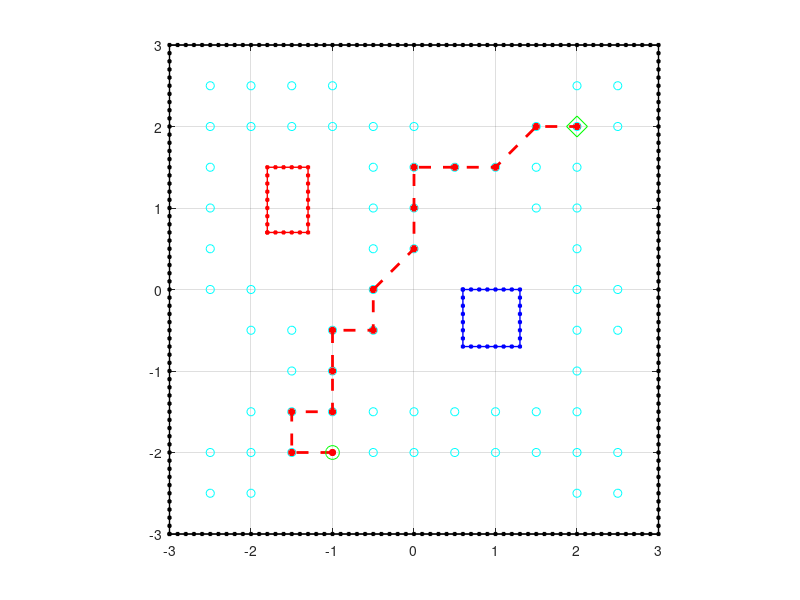

The MATLAB script that drew this image:
% To use:
% the output of running the program should give you the
% following arrays: enclosure, gvg, obs*, pos
% paste into this file and run in Matlab or equivalent

enclosure = [-3 -3;
-3 -2.9;
-3 -2.8;
-3 -2.7;
-3 -2.6;
-3 -2.5;
-3 -2.4;
-3 -2.3;
-3 -2.2;
-3 -2.1;
-3 -2;
-3 -1.9;
-3 -1.8;
-3 -1.7;
-3 -1.6;
-3 -1.5;
-3 -1.4;
-3 -1.3;
-3 -1.2;
-3 -1.1;
-3 -1;
-3 -0.9;
-3 -0.8;
-3 -0.7;
-3 -0.6;
-3 -0.5;
-3 -0.4;
-3 -0.3;
-3 -0.2;
-3 -0.1;
-3 0;
-3 0.1;
-3 0.2;
-3 0.3;
-3 0.4;
-3 0.5;
-3 0.6;
-3 0.7;
-3 0.8;
-3 0.9;
-3 1;
-3 1.1;
-3 1.2;
-3 1.3;
-3 1.4;
-3 1.5;
-3 1.6;
-3 1.7;
-3 1.8;
-3 1.9;
-3 2;
-3 2.1;
-3 2.2;
-3 2.3;
-3 2.4;
-3 2.5;
-3 2.6;
-3 2.7;
-3 2.8;
-3 2.9;
-3 3;
-2.9 3;
-2.8 3;
-2.7 3;
-2.6 3;
-2.5 3;
-2.4 3;
-2.3 3;
-2.2 3;
-2.1 3;
-2 3;
-1.9 3;
-1.8 3;
-1.7 3;
-1.6 3;
-1.5 3;
-1.4 3;
-1.3 3;
-1.2 3;
-1.1 3;
-1 3;
-0.9 3;
-0.8 3;
-0.7 3;
-0.6 3;
-0.5 3;
-0.4 3;
-0.3 3;
-0.2 3;
-0.1 3;
0 3;
0.1 3;
0.2 3;
0.3 3;
0.4 3;
0.5 3;
0.6 3;
0.7 3;
0.8 3;
0.9 3;
1 3;
1.1 3;
1.2 3;
1.3 3;
1.4 3;
1.5 3;
1.6 3;
1.7 3;
1.8 3;
1.9 3;
2 3;
2.1 3;
2.2 3;
2.3 3;
2.4 3;
2.5 3;
2.6 3;
2.7 3;
2.8 3;
2.9 3;
3 3;
3 2.9;
3 2.8;
3 2.7;
3 2.6;
3 2.5;
3 2.4;
3 2.3;
3 2.2;
3 2.1;
3 2;
3 1.9;
3 1.8;
3 1.7;
3 1.6;
3 1.5;
3 1.4;
3 1.3;
3 1.2;
3 1.1;
3 1;
3 0.9;
3 0.8;
3 0.7;
3 0.6;
3 0.5;
3 0.4;
3 0.3;
3 0.2;
3 0.1;
3 0;
3 -0.1;
3 -0.2;
3 -0.3;
3 -0.4;
3 -0.5;
3 -0.6;
3 -0.7;
3 -0.8;
3 -0.9;
3 -1;
3 -1.1;
3 -1.2;
3 -1.3;
3 -1.4;
3 -1.5;
3 -1.6;
3 -1.7;
3 -1.8;
3 -1.9;
3 -2;
3 -2.1;
3 -2.2;
3 -2.3;
3 -2.4;
3 -2.5;
3 -2.6;
3 -2.7;
3 -2.8;
3 -2.9;
3 -3;
2.9 -3;
2.8 -3;
2.7 -3;
2.6 -3;
2.5 -3;
2.4 -3;
2.3 -3;
2.2 -3;
2.1 -3;
2 -3;
1.9 -3;
1.8 -3;
1.7 -3;
1.6 -3;
1.5 -3;
1.4 -3;
1.3 -3;
1.2 -3;
1.1 -3;
1 -3;
0.9 -3;
0.8 -3;
0.7 -3;
0.6 -3;
0.5 -3;
0.4 -3;
0.3 -3;
0.2 -3;
0.1 -3;
0 -3;
-0.1 -3;
-0.2 -3;
-0.3 -3;
-0.4 -3;
-0.5 -3;
-0.6 -3;
-0.7 -3;
-0.8 -3;
-0.9 -3;
-1 -3;
-1.1 -3;
-1.2 -3;
-1.3 -3;
-1.4 -3;
-1.5 -3;
-1.6 -3;
-1.7 -3;
-1.8 -3;
-1.9 -3;
-2 -3;
-2.1 -3;
-2.2 -3;
-2.3 -3;
-2.4 -3;
-2.5 -3;
-2.6 -3;
-2.7 -3;
-2.8 -3;
-2.9 -3;
-3 -3];
obs0 = [-1.8 0.7;
-1.8 0.8;
-1.8 0.9;
-1.8 1;
-1.8 1.1;
-1.8 1.2;
-1.8 1.3;
-1.8 1.4;
-1.8 1.5;
-1.7 1.5;
-1.6 1.5;
-1.5 1.5;
-1.4 1.5;
-1.3 1.5;
-1.3 1.4;
-1.3 1.3;
-1.3 1.2;
-1.3 1.1;
-1.3 1;
-1.3 0.9;
-1.3 0.8;
-1.3 0.7;
-1.4 0.7;
-1.5 0.7;
-1.6 0.7;
-1.7 0.7;
-1.8 0.7];
obs1 = [0.6 0;
0.7 0;
0.8 0;
0.9 0;
1 0;
1.1 0;
1.2 0;
1.3 0;
1.3 -0.1;
1.3 -0.2;
1.3 -0.3;
1.3 -0.4;
1.3 -0.5;
1.3 -0.6;
1.3 -0.7;
1.2 -0.7;
1.1 -0.7;
1 -0.7;
0.9 -0.7;
0.8 -0.7;
0.7 -0.7;
0.6 -0.7;
0.6 -0.6;
0.6 -0.5;
0.6 -0.4;
0.6 -0.3;
0.6 -0.2;
0.6 -0.1;
0.6 0];
gvg = [-2.5 -2.5;
-2 -2.5;
2 -2.5;
2.5 -2.5;
-2.5 -2;
-2 -2;
-1.5 -2;
-0.5 -2;
0 -2;
0.5 -2;
1 -2;
1.5 -2;
2 -2;
2.5 -2;
-2 -1.5;
-1.5 -1.5;
-1 -1.5;
-0.5 -1.5;
0 -1.5;
0.5 -1.5;
1 -1.5;
1.5 -1.5;
2 -1.5;
-1.5 -1;
-1 -1;
2 -1;
-2 -0.5;
-1.5 -0.5;
-1 -0.5;
-0.5 -0.5;
2 -0.5;
2.5 -0.5;
-2.5 0;
-2 0;
-0.5 0;
2 0;
2.5 0;
-2.5 0.5;
-0.5 0.5;
0 0.5;
2 0.5;
-2.5 1;
-0.5 1;
0 1;
1.5 1;
2 1;
-2.5 1.5;
-0.5 1.5;
0 1.5;
0.5 1.5;
1 1.5;
1.5 1.5;
2 1.5;
-2.5 2;
-2 2;
-1.5 2;
-1 2;
-0.5 2;
0 2;
1.5 2;
2 2;
2.5 2;
-2.5 2.5;
-2 2.5;
-1.5 2.5;
-1 2.5;
2 2.5;
2.5 2.5;
];


pos = [-1 -2;
-1.5 -2;
-1.5 -1.5;
-1 -1.5;
-1 -1;
-1 -0.5;
-0.5 -0.5;
-0.5 0;
0 0.5;
0 1;
0 1.5;
0.5 1.5;
1 1.5;
1.5 2;
2 2;
];
figure
plot(enclosure(:,1),enclosure(:,2),'-ks','LineWidth',1,'MarkerEdgeColor','k','MarkerFaceColor','k','MarkerSize',2);
hold on
plot(obs0(:,1),obs0(:,2),'-rs','LineWidth',1,'MarkerEdgeColor','r','MarkerFaceColor','r','MarkerSize',2);
plot(obs1(:,1),obs1(:,2),'-bs','LineWidth',1,'MarkerEdgeColor','b','MarkerFaceColor','b','MarkerSize',2);
plot(gvg(:,1),gvg(:,2), '.co');
plot(pos(:,1),pos(:,2),'--rs','LineWidth',2,'MarkerEdgeColor','r','MarkerFaceColor','r','MarkerSize',3)
plot(2,2,'gd','MarkerSize',15)
plot(-1,-2,'go','MarkerSize',10)
grid on
axis square
hold off
